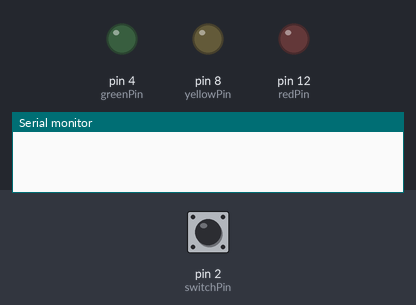
The sketch below on a simulated Arduino Uno, built with avr-gcc and run on an emulated ATmega328P. On the bench: output pins drawn as LEDs (lit = HIGH), the last lines printed to the serial monitor. The test bench sets the inputs (shaded band); at power-on: pin 2 (switchPin) HIGH.

Above: at 1.2 s.
1.3 s: pin 2 (switchPin) pulled LOW for 0.15 s
At 2.3 s:
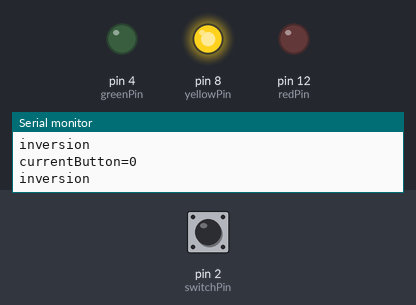
4.3 s: pin 2 (switchPin) pulled LOW for 1 s
At 5.8 s:
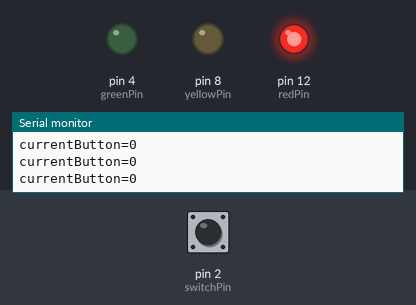
At 10.9 s:
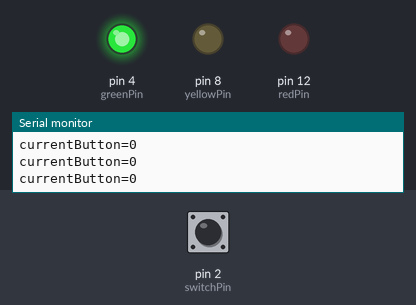
Timing chart, 0 to 16.9 s (numbered marks = the images above; inputs shaded):
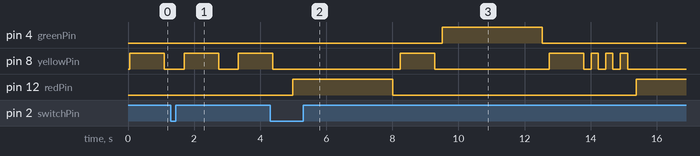

Measured:
- after the input at 4.3 s, pin 4 (greenPin): LOW → HIGH after 5.2 s, → LOW 3.0 s later; pin 12 (redPin): LOW → HIGH after 0.69 s, → LOW 3.0 s later, → HIGH 7.4 s later

The sketch:

LighterProject.ino
```cpp
// асоціація змінної з номером піна. Змінна типу int.
unsigned int  redPin = 12;
unsigned int  yellowPin = 8;
unsigned int  greenPin = 4;
unsigned int  switchPin = 2;

// збереження статусу
boolean lastButton = HIGH;
boolean lighterOn = false;
// HIGH для INPUT_PULLUP режиму
boolean currentButton = HIGH;

void setup() {
  // налаштування режиму пінів
  pinMode(redPin, OUTPUT);
  pinMode(yellowPin, OUTPUT);
  pinMode(greenPin, OUTPUT);
  pinMode(switchPin, INPUT_PULLUP);
  // налаштування дебаг
  Serial.begin(9600);
}

void loop() {
  checkButtonStatus();
  // перевіряєм який резим включений, якщо true то працює
  if (lighterOn) {
    turnOnLighter();
  // інакше моргаючий жовтий
  } else {
    yellowBlinkingLighter();
  }

  lastButton = currentButton;
}

void checkButtonStatus(){
  // вичитуєм значення піна кнопки
  currentButton = debounce(lastButton);
  //дебаг для відслідковування натискання, можна відключити
  if (currentButton == LOW) {
    Serial.print("currentButton=");
    Serial.println(currentButton);
  }
  // якщо натиснута кнопка
  if (lastButton == HIGH && currentButton == LOW) {
    Serial.println("inversion");
    lighterOn = !lighterOn; // інвертуємо значення
  }
}

void turnOnLighter() {
  // світимо червоне, жовте, зелене, моргаюче жовте перед червоним
  blinkWithCheck(redPin, 3000, 200);
  blinkWithCheck(yellowPin, 1000, 200);
  blinkWithCheck(greenPin, 3000, 200);
  blinkWithCheck(yellowPin, 1000, 200);
  for(int index = 0; index < 3; index++) {
    blinkWithCheck(yellowPin, 200, 200);
  }
}

void blinkWithCheck(int pin, int durationHigh, int durationLow){
  // якщо світлофор в робочому стані
  if (lighterOn) {
    blinkLED(pin, durationHigh, durationLow);
  }
}

// усунення тремтіння кнопки
boolean debounce(boolean last) {
  boolean current = digitalRead(switchPin);
  if (last != current) {
    delay(50);
    current = digitalRead(switchPin);
  } else {
    // додаєм затримку для коректності прорахунку
    delay(50);
  }
  return current;
}

// гасимо все світло
void turnOffLighter() {
  digitalWrite(redPin, LOW);
  digitalWrite(yellowPin, LOW);
  digitalWrite(greenPin, LOW);
}

// режим моргаючого світлофора з відслідковуванням включення
void yellowBlinkingLighter() {
  turnOffLighter();
  blinkLED(yellowPin, 1000, 500);
}

// моргання світлодіодом
void blinkLED(int pin, int durationHigh, int durationLow) {
  digitalWrite(pin, HIGH); // включення
  customDelay(durationHigh); // затримка
  digitalWrite(pin, LOW); // виключення
  customDelay(durationLow); // затримка
}

// налаштування затримки з перевіркою натискання кнопки
// імітація конкурентності
void customDelay(int inputDelay) {
  int counter = 0;
  while(counter < inputDelay) {
    checkButtonStatus();
    delay(5);
    counter = counter + 55;
  }
}
```
